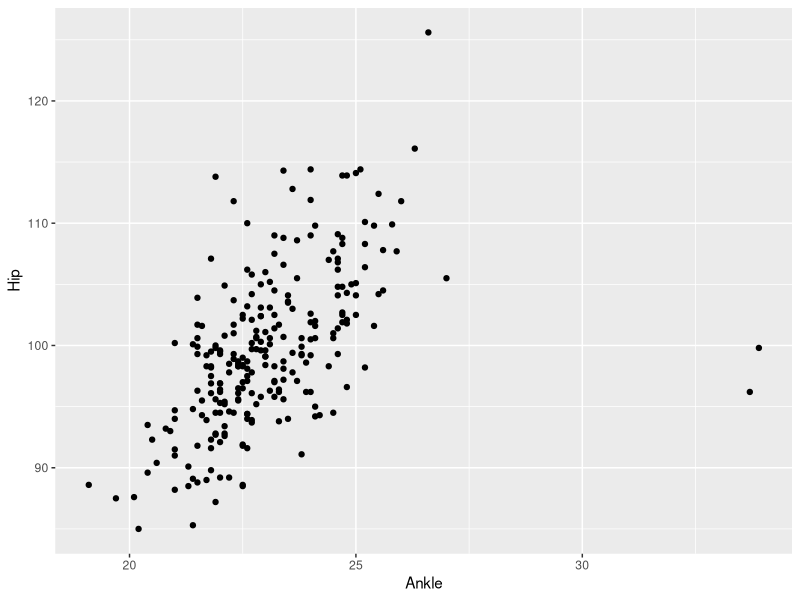

Write the R code that produced this figure.
library(tidyverse)

# Load the data
bodyfat <- read_csv("Chapter_24/Body_fat.csv")

# Matrix of sample correlations among all variables (in this case, unwieldly):
cor(bodyfat)

# For the hypothesis testing, there are a few ways to do it. This syntax looks
# strange but I think is the easiest. Put in any variables you like. 

cor.test(~ Ankle + Hip, data=bodyfat)

# Alternatively:
bodyfat %>% cor.test(~ Ankle + Hip, data=.)

# Always a good idea to look at the plot as well. A few interesting points in this case!

bodyfat %>% 
  ggplot(aes(x=Ankle, y=Hip)) + geom_point()

# A heuristic way to see what impact those points have would be to exclude them
# and see what difference it makes:

bodyfat %>% 
  filter(Ankle < 30) %>% 
  cor.test(~ Ankle + Hip, data=.)

# Makes a massive difference!